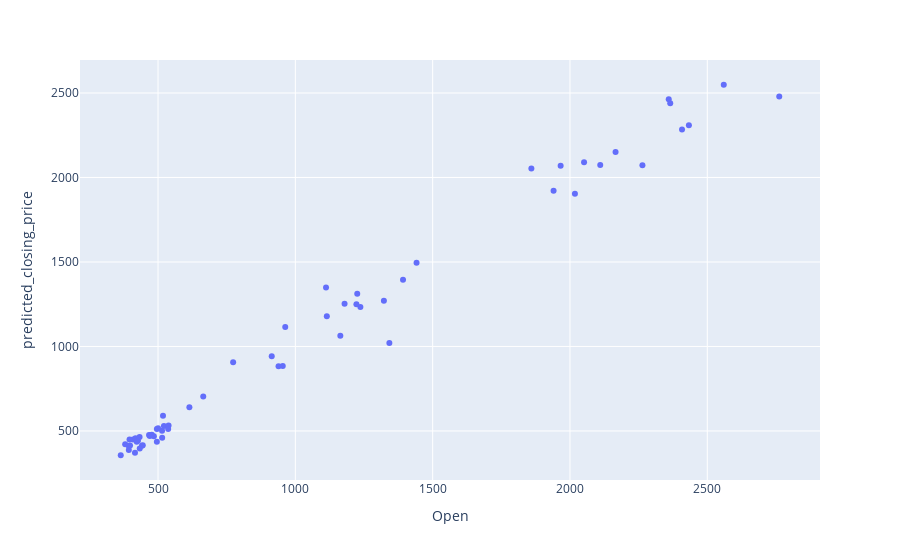

Notebook code for this chart:
### Code cell
import plotly_express as px
figg=px.scatter(data, x='Open', y='predicted_closing_price', hover_data=['actual_closing'])
figg.show()
